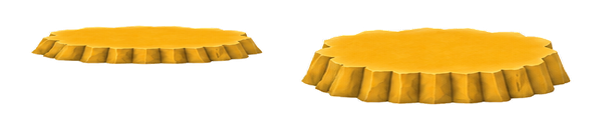
#> input picture addons/beep_game_builder_cs/generated/mountains/low_poly_sandstone/authored_prefabs/modular_front_2_5d/manual_step_plate_sheet.png, 602 x 132 px, given in place of front_2_5d_three_level_no_ramps_raw.png, which was not available
$ python prepare_low_poly_modular_mountain_prefabs.py
#> lines starting #> are read from the running program, lines starting #| are printed output that depends on the picture; after the words box and inside, x2 and y2 are one past the last pixel; in counts of white or black regions, pixels touching at a corner belong together; pictures that were not available may be replaced by others from this repository, and a replacement may not be noted
### tools/prepare_low_poly_front_2_5d_prefabs.py
from __future__ import annotations

import argparse
import json
from pathlib import Path

from PIL import Image

from prepare_low_poly_transition_prefab import PROJECT_ROOT, create_preview, remove_checkerboard, shift_points


PREFAB_ROOT = (
    PROJECT_ROOT
    / "addons/beep_game_builder_cs/generated/mountains/low_poly_sandstone/authored_prefabs"
)
DEFAULT_RAW_DIR = PREFAB_ROOT / "raw"
DEFAULT_OUTPUT = PREFAB_ROOT / "front_2_5d"


def clean_source(source: Image.Image) -> tuple[Image.Image, tuple[int, int]]:
    rgba = source.convert("RGBA")
    alpha = rgba.getchannel("A")
    alpha_range = alpha.getextrema()
    if alpha_range[0] < 16:
        bbox = alpha.getbbox()
        if bbox is None:
            raise ValueError("Generated prefab contains no visible pixels")
        padding = 12
        left = max(0, bbox[0] - padding)
        top = max(0, bbox[1] - padding)
        right = min(rgba.width, bbox[2] + padding)
        bottom = min(rgba.height, bbox[3] + padding)
        return rgba.crop((left, top, right, bottom)), (left, top)
    return remove_checkerboard(rgba)


# [265 lines left out: functions route_region, build_nested_support, write_prefab, build, parse_args, main, not called in this run]


# [2 lines that do not run on import are left out]

### tools/prepare_low_poly_transition_prefab.py
from __future__ import annotations

import argparse
import json
from pathlib import Path

import cv2
import numpy as np
from PIL import Image


PROJECT_ROOT = Path(r"C:\Users\f_ald\source\repos\The-Tech-Idea\Beep.Godot")
DEFAULT_INPUT = (
    PROJECT_ROOT
    / "addons/beep_game_builder_cs/generated/mountains/low_poly_sandstone/authored_prefabs/raw/two_level_transition_with_entry_raw.png"
)
DEFAULT_OUTPUT = (
    PROJECT_ROOT
    / "addons/beep_game_builder_cs/generated/mountains/low_poly_sandstone/authored_prefabs"
)


# [32 lines left out: functions largest_component, remove_checkerboard, not called in this run]


def shift_points(points: list[tuple[int, int]], origin: tuple[int, int]) -> list[dict[str, int]]:
    left, top = origin
    return [{"x": x - left, "y": y - top} for x, y in points]


def create_preview(sprite: Image.Image, output: Path) -> None:
    margin = 52
    canvas = Image.new("RGBA", (sprite.width + margin * 2, sprite.height + margin * 2), (19, 32, 39, 255))
    canvas.alpha_composite(sprite, (margin, margin))
    canvas.convert("RGB").save(output, quality=95)


# [128 lines left out: functions build, parse_args, main, not called in this run]


# [2 lines that do not run on import are left out]

### tools/prepare_low_poly_modular_mountain_prefabs.py
from __future__ import annotations

import json
from pathlib import Path

from PIL import Image, ImageOps

from prepare_low_poly_front_2_5d_prefabs import PREFAB_ROOT, clean_source
from prepare_low_poly_transition_prefab import PROJECT_ROOT, create_preview, shift_points


RAW_DIR = PREFAB_ROOT / "raw"
OUTPUT_DIR = PREFAB_ROOT / "modular_front_2_5d"
STYLE_ID = "mountain_prefab_1"
STYLE_LABEL = "Mountain Prefab 1"
SMALL_RAMP_WIDTH_RATIO = 0.19
RAMP_RUN_SCALE = 0.72
SANDSTONE_SOCKET_PROFILE = {
    "entry_left": (0.230, 0.750), "entry_front": (0.500, 0.840), "entry_right": (0.770, 0.750),
    "level_0_to_1_left": (0.350, 0.440), "level_0_to_1_right": (0.650, 0.440),
    "level_1_to_2_left": (0.380, 0.200), "level_1_to_2_right": (0.620, 0.200),
}


def relative(path: Path) -> str:
    return str(path.relative_to(PROJECT_ROOT)).replace("\\", "/")


def save_clean(source_path: Path, output_path: Path) -> tuple[Image.Image, tuple[int, int]]:
    sprite, origin = clean_source(Image.open(source_path))
    sprite.save(output_path, optimize=True)
    return sprite, origin


def fit_width(image: Image.Image, width: int) -> Image.Image:
    height = round(image.height * width / image.width)
    return image.resize((width, height), Image.Resampling.LANCZOS)


def fit_height(image: Image.Image, height: int) -> Image.Image:
    width = round(image.width * height / image.height)
    return image.resize((width, height), Image.Resampling.LANCZOS)


def shorten_ramp_run(image: Image.Image, direction: str) -> Image.Image:
    if direction == "front":
        size = (image.width, max(1, round(image.height * RAMP_RUN_SCALE)))
    else:
        size = (max(1, round(image.width * RAMP_RUN_SCALE)), image.height)
    return image.resize(size, Image.Resampling.LANCZOS)


# [136 lines left out: functions socket, profiled_socket, create_module_preview, create_assembled_preview, create_one_level_sheet, not called in this run]


def build() -> dict[str, object]:
    OUTPUT_DIR.mkdir(parents=True, exist_ok=True)

    base_path = OUTPUT_DIR / "three_level_wide_no_ramps.png"
    base, base_origin = save_clean(
        RAW_DIR / "front_2_5d_three_level_no_ramps_raw.png",
        base_path,
    )
#> in clean_source, rgba is the input picture: PIL image 602x132 RGBA; mean R, G, B, A 75.7, 56.7, 17.3, 79.4
#> in clean_source, `alpha = rgba.getchannel("A")`:
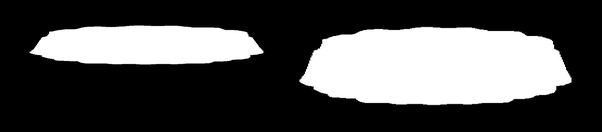
#> alpha: PIL image 602x132 L; min 0, max 255, mean 79.4
#> in clean_source, `alpha_range = alpha.getextrema()`: alpha_range = (0, 255)
#> in clean_source, `bbox = alpha.getbbox()`: bbox = (27, 24, 574, 108)
#> in clean_source, `left = max(0, bbox[0] - padding)`: left = 15
#> in clean_source, `top = max(0, bbox[1] - padding)`: top = 12
#> in clean_source, `right = min(rgba.width, bbox[2] + padding)`: right = 586
#> in clean_source, `bottom = min(rgba.height, bbox[3] + padding)`: bottom = 120
#> in save_clean, `sprite, origin = clean_source(Image.open(source_path))`:
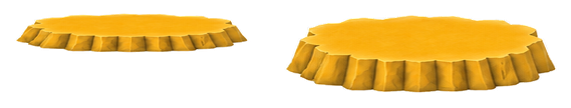
#> sprite: PIL image 571x108 RGBA; mean R, G, B, A 97.6, 73.1, 22.3, 102.3; transparent parts drawn white
#> in save_clean, `sprite, origin = clean_source(Image.open(source_path))`: origin = (15, 12)
    create_preview(base, OUTPUT_DIR / "three_level_wide_no_ramps_preview.png")

    left_path = OUTPUT_DIR / "ramp_left.png"
    front_path = OUTPUT_DIR / "ramp_front.png"
    right_path = OUTPUT_DIR / "ramp_right.png"
    left, _ = save_clean(RAW_DIR / "front_2_5d_ramp_left_raw.png", left_path)
    front, _ = save_clean(RAW_DIR / "front_2_5d_ramp_front_raw.png", front_path)
    small_ramp_length = round(base.width * SMALL_RAMP_WIDTH_RATIO)
    left = shorten_ramp_run(fit_width(left, small_ramp_length), "left")
    front = shorten_ramp_run(fit_height(front, small_ramp_length), "front")
    right = ImageOps.mirror(left)
    left.save(left_path, optimize=True)
    front.save(front_path, optimize=True)
    right.save(right_path, optimize=True)

    one_level_path = OUTPUT_DIR / "one_level_wide_no_ramps.png"
    one_level, one_level_origin = save_clean(
        RAW_DIR / "front_2_5d_one_level_no_ramps_raw.png",
        one_level_path,
    )
    create_preview(one_level, OUTPUT_DIR / "one_level_wide_no_ramps_preview.png")

    ramps = [
        {
            "id": "ramp_left",
            "direction": "left",
            "size_class": "small",
            "file": relative(left_path),
            "image_size": [left.width, left.height],
            "upper_anchor_normalized": {"x": 0.82, "y": 0.13},
            "display_scale": 1.0,
            "run_scale": RAMP_RUN_SCALE,
            "level_rise": 1.0,
            "from_level_delta": -1,
            "to_level_delta": 0,
            "walkable": True,
            "climbable": True,
        },
        {
            "id": "ramp_front",
            "direction": "front",
            "size_class": "small",
            "file": relative(front_path),
            "image_size": [front.width, front.height],
            "upper_anchor_normalized": {"x": 0.5, "y": 0.08},
            "display_scale": 1.0,
            "run_scale": RAMP_RUN_SCALE,
            "level_rise": 1.0,
            "from_level_delta": -1,
            "to_level_delta": 0,
            "walkable": True,
            "climbable": True,
        },
        {
            "id": "ramp_right",
            "direction": "right",
            "size_class": "small",
            "file": relative(right_path),
            "image_size": [right.width, right.height],
            "upper_anchor_normalized": {"x": 0.18, "y": 0.13},
            "display_scale": 1.0,
            "run_scale": RAMP_RUN_SCALE,
            "level_rise": 1.0,
            "from_level_delta": -1,
            "to_level_delta": 0,
            "walkable": True,
            "climbable": True,
        },
    ]

    sockets = [
        profiled_socket("entry_left", -1, 0, "left", base),
        profiled_socket("entry_front", -1, 0, "front", base),
        profiled_socket("entry_right", -1, 0, "right", base),
        profiled_socket("level_0_to_1_left", 0, 1, "left", base),
        profiled_socket("level_0_to_1_right", 0, 1, "right", base),
        profiled_socket("level_1_to_2_left", 1, 2, "left", base),
        profiled_socket("level_1_to_2_right", 1, 2, "right", base),
    ]

    walkable_source = [
        [(45, 655), (180, 420), (340, 370), (810, 370), (970, 425), (1105, 655), (1085, 950), (900, 1055), (245, 1055), (65, 950)],
        [(245, 315), (335, 280), (805, 280), (895, 330), (905, 455), (790, 545), (355, 545), (240, 465)],
        [(390, 145), (500, 125), (650, 125), (770, 150), (785, 225), (700, 275), (450, 275), (385, 225)],
    ]
    walkable_regions = [
        {
            "id": f"walk_level_{level}",
            "height_level": level,
            "points": shift_points(points, base_origin),
        }
        for level, points in enumerate(walkable_source)
    ]

    one_level_sockets = [
        profiled_socket("entry_left", -1, 0, "left", one_level),
        profiled_socket("entry_front", -1, 0, "front", one_level),
        profiled_socket("entry_right", -1, 0, "right", one_level),
    ]
    sheet_path = OUTPUT_DIR / "one_level_mountain_sheet.png"
    sheet_regions = create_one_level_sheet(
        one_level,
        [("ramp_left", left, 1.0), ("ramp_front", front, 1.0), ("ramp_right", right, 1.0)],
        sheet_path,
    )

    manifest = {
        "schema_version": 1,
        "pack_id": "low_poly_sandstone_modular_front_2_5d",
        "style_id": STYLE_ID,
        "style_label": STYLE_LABEL,
        "theme_id": "sandstone",
        "theme_label": "Low Poly Sandstone",
        "projection": "front_2_5d",
        "base_prefabs": [
            {
                "id": "three_level_wide_no_ramps",
                "display_name": f"{STYLE_LABEL} - Low Poly Sandstone",
                "style_id": STYLE_ID,
                "file": relative(base_path),
                "preview": relative(OUTPUT_DIR / "three_level_wide_no_ramps_preview.png"),
                "level_count": 3,
                "image_size": [base.width, base.height],
                "strict_nested_footprints": True,
                "walkable_regions": walkable_regions,
                "sockets": sockets,
            },
            {
                "id": "one_level_wide_no_ramps",
                "display_name": f"{STYLE_LABEL} - Low Poly Sandstone (One Level)",
                "style_id": STYLE_ID,
                "file": relative(one_level_path),
                "preview": relative(OUTPUT_DIR / "one_level_wide_no_ramps_preview.png"),
                "level_count": 1,
                "image_size": [one_level.width, one_level.height],
                "strict_nested_footprints": True,
                "walkable_regions": [
                    {
                        "id": "walk_level_0",
                        "height_level": 0,
                        "points": shift_points(
                            [(45, 655), (180, 420), (340, 370), (810, 370), (970, 425), (1105, 655), (1085, 950), (900, 1055), (245, 1055), (65, 950)],
                            one_level_origin,
                        ),
                    }
                ],
                "sockets": one_level_sockets,
            }
        ],
        "ramp_modules": ramps,
        "rules": {
            "one_ramp_per_transition": True,
            "adjacent_levels_only": True,
            "ramp_anchor": "upper_landing",
            "default_entry_socket": "entry_front",
            "default_transition_sockets": ["level_0_to_1_left", "level_1_to_2_right"],
        },
        "atlas_sheets": [
            {
                "id": "one_level_mountain_sheet",
                "file": relative(sheet_path),
                "transparent": True,
                "regions": sheet_regions,
            }
        ],
    }
    manifest_path = OUTPUT_DIR / "modular_mountain_pack_manifest.json"
    manifest_path.write_text(json.dumps(manifest, indent=2) + "\n", encoding="utf-8")
    create_module_preview(
        base,
        [("left", left), ("front", front), ("right", right)],
        OUTPUT_DIR / "modular_mountain_pack_preview.png",
    )
    create_assembled_preview(
        base,
        {"ramp_left": left, "ramp_front": front, "ramp_right": right},
        sockets,
        OUTPUT_DIR / "assembled_with_level_ramps_preview.png",
    )
    return manifest


def main() -> int:
    manifest = build()
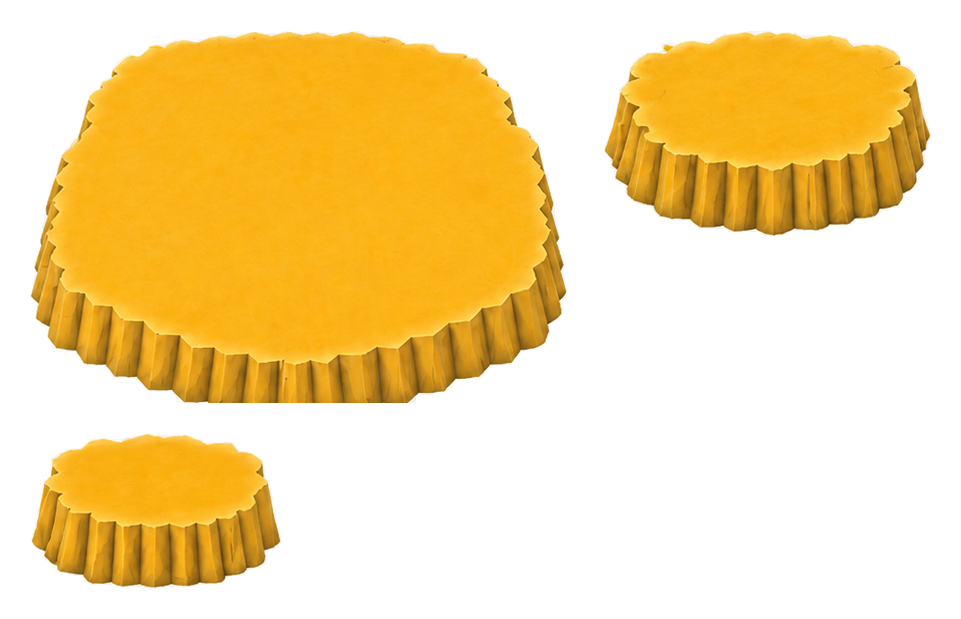
#> input picture addons/beep_game_builder_cs/generated/mountains/low_poly_sandstone/authored_prefabs/modular_front_2_5d/mountain_plate_sheet.png, 961 x 619 px, given in place of front_2_5d_ramp_left_raw.png, which was not available
#> in clean_source, rgba is the input picture: PIL image 961x619 RGBA; mean R, G, B, A 100.5, 73.1, 14.3, 108.7
#> in clean_source (call 2), `alpha = rgba.getchannel("A")`:
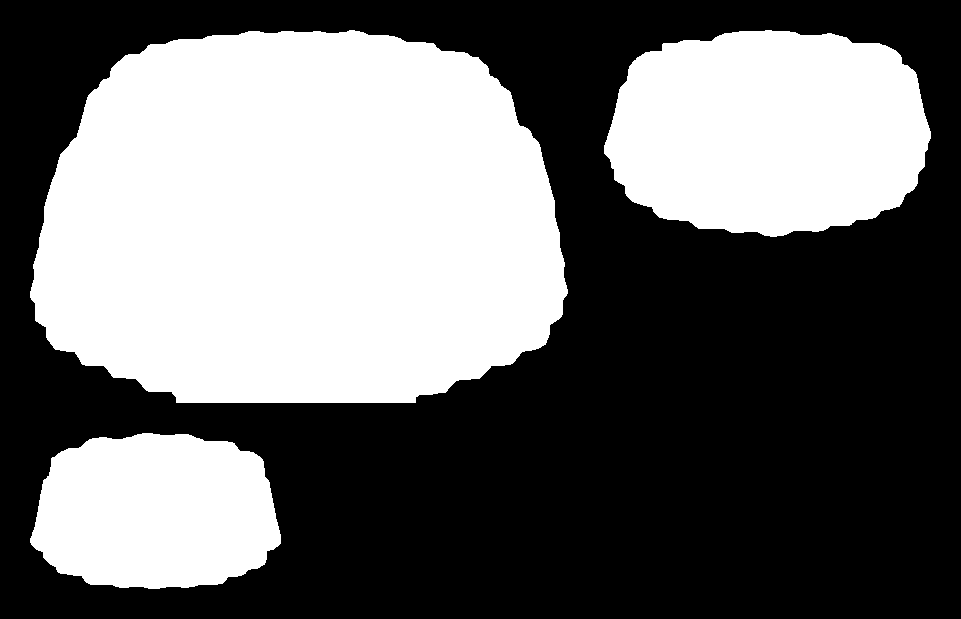
#> alpha: PIL image 961x619 L; 42.6% white; 3 white regions, box (x1, y1, x2, y2) and area: (30, 30, 568, 403) 166935, (604, 30, 931, 237) 54704, (30, 433, 281, 589) 31947
#> in clean_source (call 2), `bbox = alpha.getbbox()`: bbox = (30, 30, 931, 589)
#> in clean_source (call 2), `left = max(0, bbox[0] - padding)`: left = 18
#> in clean_source (call 2), `right = min(rgba.width, bbox[2] + padding)`: right = 943
#> in clean_source (call 2), `bottom = min(rgba.height, bbox[3] + padding)`: bottom = 601
#> in save_clean (call 2), `sprite, origin = clean_source(Image.open(source_path))`:
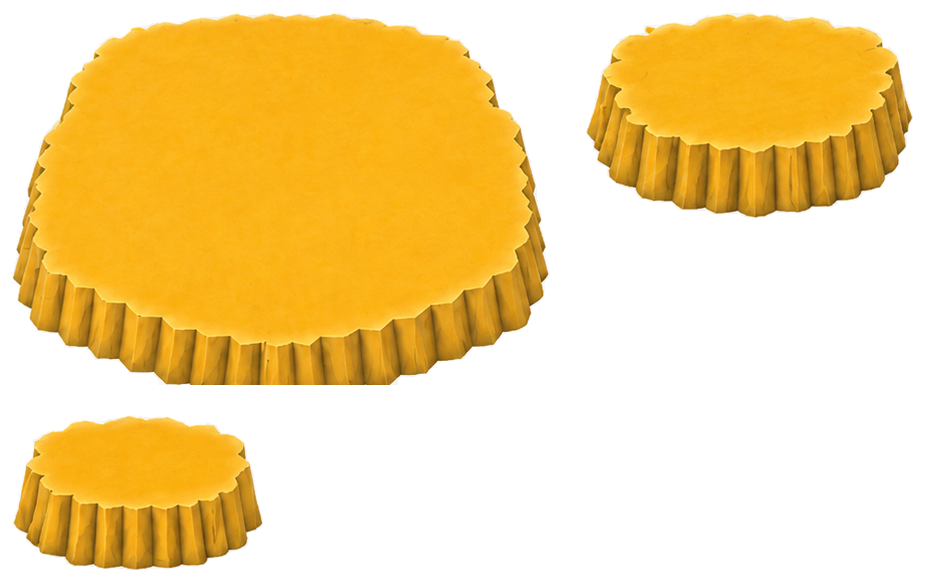
#> sprite: PIL image 925x583 RGBA; mean R, G, B, A 110.9, 80.6, 15.8, 119.9; transparent parts drawn white
#> in save_clean (call 2), `sprite, origin = clean_source(Image.open(source_path))`: origin = (18, 18)
#> in shorten_ramp_run, `size = (max(1, round(image.width * RAMP_RUN_SCALE)), image.height)`: size = (78, 68)
#> call 2 of shorten_ramp_run, with direction = 'front'
#> in shorten_ramp_run (call 2), `size = (image.width, max(1, round(image.height * RAMP_RUN_SCALE)))`: size = (171, 78)
#> in shorten_ramp_run (call 2), `return image.resize(size, Image.Resampling.LANCZOS)`:
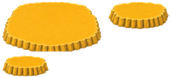
#> returned value: PIL image 171x78 RGBA; mean R, G, B, A 125.4, 93.9, 25.8, 119.9; transparent parts drawn white
#> in build, `right = ImageOps.mirror(left)`:
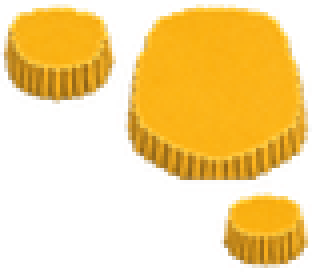
#> right: PIL image 78x68 RGBA (shown 4 times larger); mean R, G, B, A 131, 97.9, 28.6, 119.9; transparent parts drawn white
    print(
        f"Prepared {len(manifest['base_prefabs'])} ramp-free mountains and "
        f"{len(manifest['ramp_modules'])} ramp modules"
    )
    print(f"Output: {OUTPUT_DIR}")
    return 0


if __name__ == "__main__":
#> (the run stopped early here; a loop or call above may not have finished)
